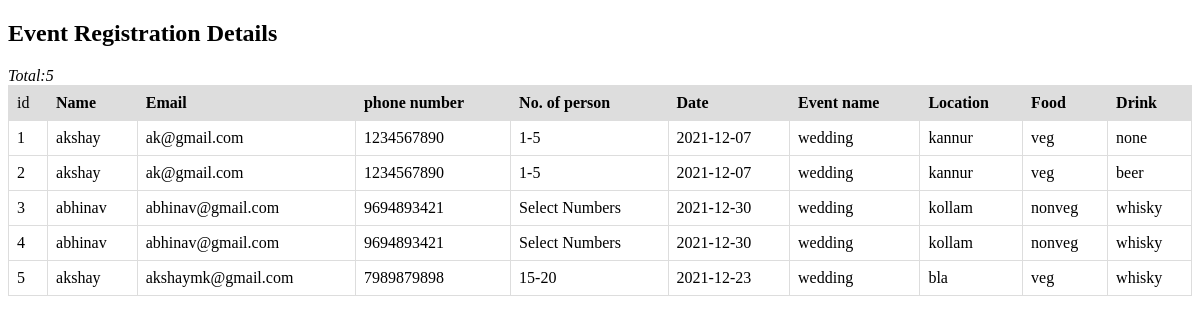
/details, run on the app's committed database.
### myapp/models.py (models this page shows)
class Details(models.Model):
    yname = models.CharField(max_length=20,default='',null=False)
    yemail = models.CharField(max_length=20,default='',null=False)
    pnum = models.CharField(max_length=20,default='',null=False)
    person = models.CharField(max_length=20,default='',null=False)
    date = models.CharField(max_length=20,default='',null=False)
    yevent = models.CharField(max_length=20,default='',null=False)
    location = models.CharField(max_length=20,default='',null=False)
    foods = models.CharField(max_length=20,default='',null=False)
    drink = models.CharField(max_length=20,default='',null=False)

### myapp/views.py (the view)
# urls.py: path('details',views.details,name='details'),
def details(request):
    data = Details.objects.all()
    return render(request, "details.html",{"messages":data})

### templates/details.html (shortened to what this page needs)
<!DOCTYPE html>
<html lang="en">
<head>
    <link rel="stylesheet" href="/static/css/style2_detail.css">
</head>
    <body>
        <h2>Event Registration Details</h2>
        <em>Total:{{messages|length}}</em>
        <table>
            <tr>
                <td>id</td>
                    <th>Name</th>
                    <th>Email</th>
                    <th>phone number</th>
                    <th>No. of person</th>
                    <th>Date</th>
                    <th>Event name</th>
                    <th>Location</th>
                    <th>Food</th>
                    <th>Drink</th>
            </tr>
            <tb>
                {% for msg in messages %}
                <tr>
                    <td>{{msg.id}}</td>
                    <td>{{msg.yname}}</td>
                    <td>{{msg.yemail}}</td>
                    <td>{{msg.pnum}}</td>
                    <td>{{msg.person}}</td>
                    <td>{{msg.date}}</td>
                    <td>{{msg.yevent}}</td>
                    <td>{{msg.location}}</td>
                    <td>{{msg.foods}}</td>
                    <td>{{msg.drink}}</td>
                </tr>
                {% endfor %}
            </tb>
        </table>
    </body>
</html>

### static/css/style2_detail.css (style rules this page uses)
table { font-family: arial, ; border-collapse: collapse; width: 100%; }
td, th { border: 1px solid #dddddd; text-align: left; padding: 8px; }
tr:nth-child(1) { background-color: #dddddd; }

### data on the page
Details: id "1", yname "akshay", yemail "ak@gmail.com", pnum "1234567890", person "1-5", date "2021-12-07", yevent "wedding", location "kannur", foods "veg", drink "none"
Details: id "2", yname "akshay", yemail "ak@gmail.com", pnum "1234567890", person "1-5", date "2021-12-07", yevent "wedding", location "kannur", foods "veg", drink "beer"
Details: id "3", yname "abhinav", yemail "abhinav@gmail.com", pnum "9694893421", person "Select Numbers", date "2021-12-30", yevent "wedding", location "kollam", foods "nonveg", drink "whisky"
Details: id "4", yname "abhinav", yemail "abhinav@gmail.com", pnum "9694893421", person "Select Numbers", date "2021-12-30", yevent "wedding", location "kollam", foods "nonveg", drink "whisky"
Details: id "5", yname "akshay", yemail "akshaymk@gmail.com", pnum "7989879898", person "15-20", date "2021-12-23", yevent "wedding", location "bla", foods "veg", drink "whisky"

### other printed values
{{ messages|length }} "5"
